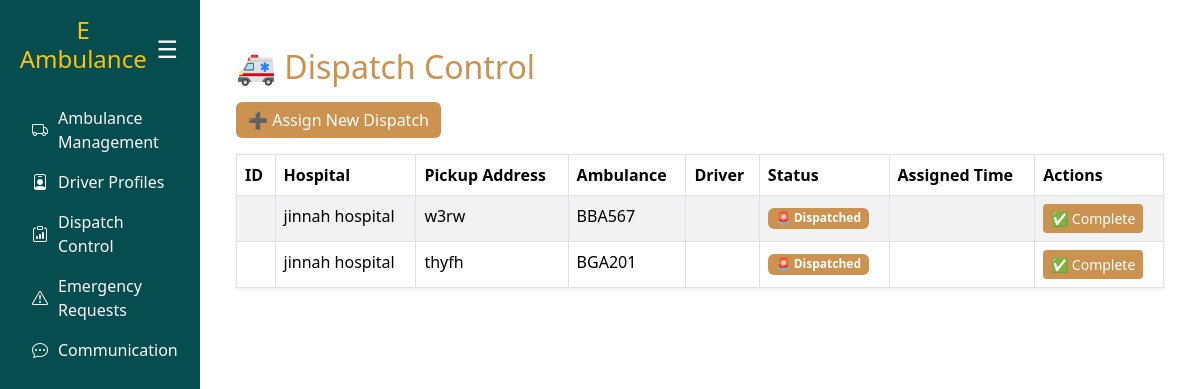
Before: /dispatch/ with the older database file.
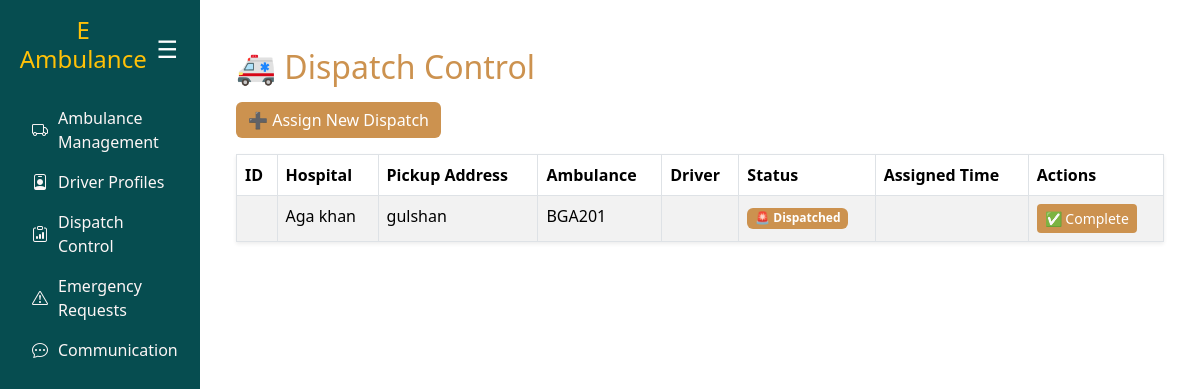
After: the same page with the newer database file.
### ambulance/models.py (models this page shows, shortened)
class Dispatch(models.Model):
    dispatchid = models.AutoField(primary_key=True)
    request = models.ForeignKey(EmergencyRequest, on_delete=models.CASCADE)
    ambulance = models.ForeignKey(Ambulance, on_delete=models.CASCADE)
    driver = models.ForeignKey(Driver, on_delete=models.CASCADE, null=True, blank=True)
    assigned_time = models.DateTimeField(auto_now_add=True)
    status = models.CharField(
        max_length=20,
        choices=[("assigned", "Assigned"), ("completed", "Completed")],
        default="assigned"
    )
    eta_minutes = models.IntegerField(default=15)  # estimated arrival
    ambulance_lat = models.FloatField(default=24.8607)  # sample coords (Karachi)
    ambulance_lng = models.FloatField(default=67.0011)

class EmergencyRequest(models.Model):
    user = models.ForeignKey(User, on_delete=models.CASCADE)
    ambulance = models.ForeignKey(Ambulance, on_delete=models.CASCADE, null=True, blank=True)
    request_time = models.DateTimeField(auto_now_add=True)  # already hai
    expiry_time = models.DateTimeField(null=True, blank=True)
    created_at = models.DateTimeField(auto_now_add=True)  # 👈 yeh add karo
    status = models.CharField(
        max_length=20,
        choices=[
            ('pending', 'Pending'),
            ('accepted', 'Accepted'),
            ('completed', 'Completed'),
            ('expired', 'Expired'),
        ],
        default='pending'
    )
    pickup_address = models.CharField(max_length=255, null=True, blank=True)
    hospital_name = models.CharField(max_length=255, null=True, blank=True)
    hospital_address = models.CharField(max_length=255, null=True, blank=True)
    request_type = models.CharField(
        max_length=50,
        choices=[('emergency', 'Emergency'), ('normal', 'Normal')],
        default='emergency'
    )

class Ambulance(models.Model):
    AMBULANCE_STATUS = [
        ("available", "Available"),
        ("on_call", "On Call"),
        ("maintenance", "Maintenance"),
    ]
    EQUIPMENT_LEVELS = [
        ("basic", "Basic"),
        ("advanced", "Advanced"),
    ]
    ambulanceid = models.AutoField(primary_key=True)
    vehicle_number = models.CharField(max_length=50, unique=True)
    equipment_level = models.CharField(max_length=10, choices=EQUIPMENT_LEVELS)
    current_status = models.CharField(max_length=15, choices=AMBULANCE_STATUS, default="available")

### ambulance/views.py (the view)
# urls.py: path("dispatch/", views.dispatch_list, name="dispatch_list"),
def dispatch_list(request):
    dispatches = Dispatch.objects.all()
    return render(request, "dispatch_list.html", {"dispatches": dispatches})

### ambulance/templates/dispatch_list.html
{% extends "base.html" %}
{% block content %}
<div class="container mt-4">
    <h2 class="mb-3" style="color:#cc924f;">🚑 Dispatch Control</h2>
    <a href="{% url 'dispatch_create' %}" class="btn mb-3"
       style="background-color:#cc924f; color:white; border:none;">
        ➕ Assign New Dispatch
    </a>
    <table class="table table-bordered table-striped shadow-sm">
        <thead style="background-color:#cc924f; color:white;">
            <tr>
                <th>ID</th>
                <th>Hospital</th>
                <th>Pickup Address</th>
                <th>Ambulance</th>
                <th>Driver</th>
                <th>Status</th>
                <th>Assigned Time</th>
                <th>Actions</th>
            </tr>
        </thead>
        <tbody>
            {% for d in dispatches %}
            <tr>
                <td>{{ d.id }}</td>
                <td>{{ d.request.hospital_name }}</td>
                <td>{{ d.request.pickup_address }}</td>
                <td>{{ d.ambulance.vehicle_number }}</td>
                <td>{{ d.driver.name }}</td>
                <td>
                    {% if d.request.status == "Dispatched" %}
                        <span class="badge" style="background-color:#cc924f;">🚨 Dispatched</span>
                    {% elif d.request.status == "Completed" %}
                        <span class="badge bg-success">✅ Completed</span>
                    {% else %}
                        <span class="badge bg-secondary">{{ d.request.status }}</span>
                    {% endif %}
                </td>
                <td>{{ d.assigned_at|date:"Y-m-d H:i" }}</td>
                <td>
                    {% if d.request.status == "Dispatched" %}
                        <a href="{% url 'dispatch_complete' d.pk %}" class="btn btn-sm"
                           style="background-color:#cc924f; color:white; border:none;">
                            ✅ Complete
                        </a>
                    {% else %}
                        -
                    {% endif %}
                </td>
            </tr>
            {% empty %}
            <tr>
                <td colspan="8" class="text-center">No dispatches yet 🚑</td>
            </tr>
            {% endfor %}
        </tbody>
    </table>
</div>
{% endblock %}

### ambulance/templates/base.html (shortened to what this page needs)
<!DOCTYPE html>
<html lang="en">
<head>
    <link href="https://cdn.jsdelivr.net/npm/bootstrap@5.3.3/dist/css/bootstrap.min.css" rel="stylesheet">
    <link href="https://cdn.jsdelivr.net/npm/bootstrap-icons@1.11.3/font/bootstrap-icons.css" rel="stylesheet">
</head>
<body>
<div class="container-fluid">
    <div class="row">
        <div id="sidebar" class="col-md-3 col-lg-2 sidebar p-3">
            <div class="d-flex justify-content-between align-items-center mb-3">
                <h4>E Ambulance </h4>
                <button class="hamburger d-none d-md-block" onclick="collapseSidebar()">☰</button>
            </div>
            <nav class="nav flex-column">
                <a class="nav-link" href="{% url 'ambulance_list' %}">
                    <i class="bi bi-truck"></i> <span>Ambulance Management</span>
                </a>
                <a class="nav-link" href="{% url 'driver_list' %}">
                    <i class="bi bi-person-badge"></i> <span>Driver Profiles</span>
                </a>
                <a class="nav-link" href=" {% url 'dispatch_list' %}">
                    <i class="bi bi-clipboard-data"></i> <span>Dispatch Control</span>
                </a>
                <a class="nav-link" href="{% url 'emergency_request_list' %}">
                    <i class="bi bi-exclamation-triangle"></i> <span>Emergency Requests</span>
                <a class="nav-link" href="{% url 'communication_dashboard' %}">
    <i class="bi bi-chat-dots"></i> <span>Communication</span>
</a>
            </nav>
        </div>
        <div class="col p-4">
            {% block content %}
            {% endblock %}
        </div>
    </div>
</div>
</body>
</html>

### ambulance/templates/base.html (style rules this page uses)
body { overflow-x: hidden; }
.sidebar { background: #064d50ff; color: #fff; min-height: 100vh; transition: all 0.3s ease; }
.sidebar .nav-link { color: #fdf6f6ff; display: flex; align-items: center; gap: 10px; }
.sidebar h4 { color: #ffc107; text-align: center; }
.hamburger { background: none; border: none; color: #fff; font-size: 24px; }

Changed rows visible on the page:
removed Dispatch: request.hospital_name "jinnah hospital", request.pickup_address "w3rw", ambulance.vehicle_number "BBA567", shows "🚨 Dispatched", shows "✅ Complete"
removed Dispatch: request.hospital_name "jinnah hospital", request.pickup_address "thyfh", ambulance.vehicle_number "BGA201", shows "🚨 Dispatched", shows "✅ Complete"
added Dispatch: request.hospital_name "Aga khan", request.pickup_address "gulshan", ambulance.vehicle_number "BGA201", shows "🚨 Dispatched", shows "✅ Complete"
